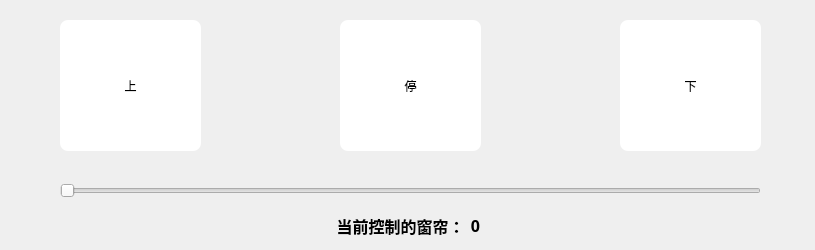
<?xml version="1.0" encoding="UTF-8"?>
<ui version="4.0">
 <class>CurtainsBox</class>
 <widget class="QDialog" name="CurtainsBox">
  <property name="geometry">
   <rect>
    <x>0</x>
    <y>0</y>
    <width>815</width>
    <height>250</height>
   </rect>
  </property>
  <property name="windowTitle">
   <string>Dialog</string>
  </property>
  <widget class="QPushButton" name="Up">
   <property name="geometry">
    <rect>
     <x>60</x>
     <y>20</y>
     <width>141</width>
     <height>131</height>
    </rect>
   </property>
   <property name="styleSheet">
    <string notr="true">
border-radius:8px;
background:#FFFFFF;</string>
   </property>
   <property name="text">
    <string>上</string>
   </property>
  </widget>
  <widget class="QLabel" name="label_2">
   <property name="geometry">
    <rect>
     <x>460</x>
     <y>215</y>
     <width>31</width>
     <height>21</height>
    </rect>
   </property>
   <property name="font">
    <font>
     <family>Adobe 黑体 Std R</family>
     <pointsize>12</pointsize>
     <weight>75</weight>
     <bold>true</bold>
    </font>
   </property>
   <property name="text">
    <string>0</string>
   </property>
   <property name="alignment">
    <set>Qt::AlignCenter</set>
   </property>
  </widget>
  <widget class="QLabel" name="label">
   <property name="geometry">
    <rect>
     <x>330</x>
     <y>215</y>
     <width>141</width>
     <height>21</height>
    </rect>
   </property>
   <property name="font">
    <font>
     <family>Adobe 黑体 Std R</family>
     <pointsize>12</pointsize>
     <weight>75</weight>
     <bold>true</bold>
    </font>
   </property>
   <property name="text">
    <string>当前控制的窗帘：</string>
   </property>
   <property name="alignment">
    <set>Qt::AlignCenter</set>
   </property>
  </widget>
  <widget class="QSlider" name="horizontalSlider">
   <property name="geometry">
    <rect>
     <x>60</x>
     <y>180</y>
     <width>701</width>
     <height>21</height>
    </rect>
   </property>
   <property name="orientation">
    <enum>Qt::Horizontal</enum>
   </property>
  </widget>
  <widget class="QPushButton" name="Down">
   <property name="geometry">
    <rect>
     <x>620</x>
     <y>20</y>
     <width>141</width>
     <height>131</height>
    </rect>
   </property>
   <property name="styleSheet">
    <string notr="true">
border-radius:8px;
background:#FFFFFF;</string>
   </property>
   <property name="text">
    <string>下</string>
   </property>
  </widget>
  <widget class="QPushButton" name="Stop">
   <property name="geometry">
    <rect>
     <x>340</x>
     <y>20</y>
     <width>141</width>
     <height>131</height>
    </rect>
   </property>
   <property name="styleSheet">
    <string notr="true">
border-radius:8px;
background:#FFFFFF;</string>
   </property>
   <property name="text">
    <string>停</string>
   </property>
  </widget>
 </widget>
 <resources/>
 <connections/>
</ui>
